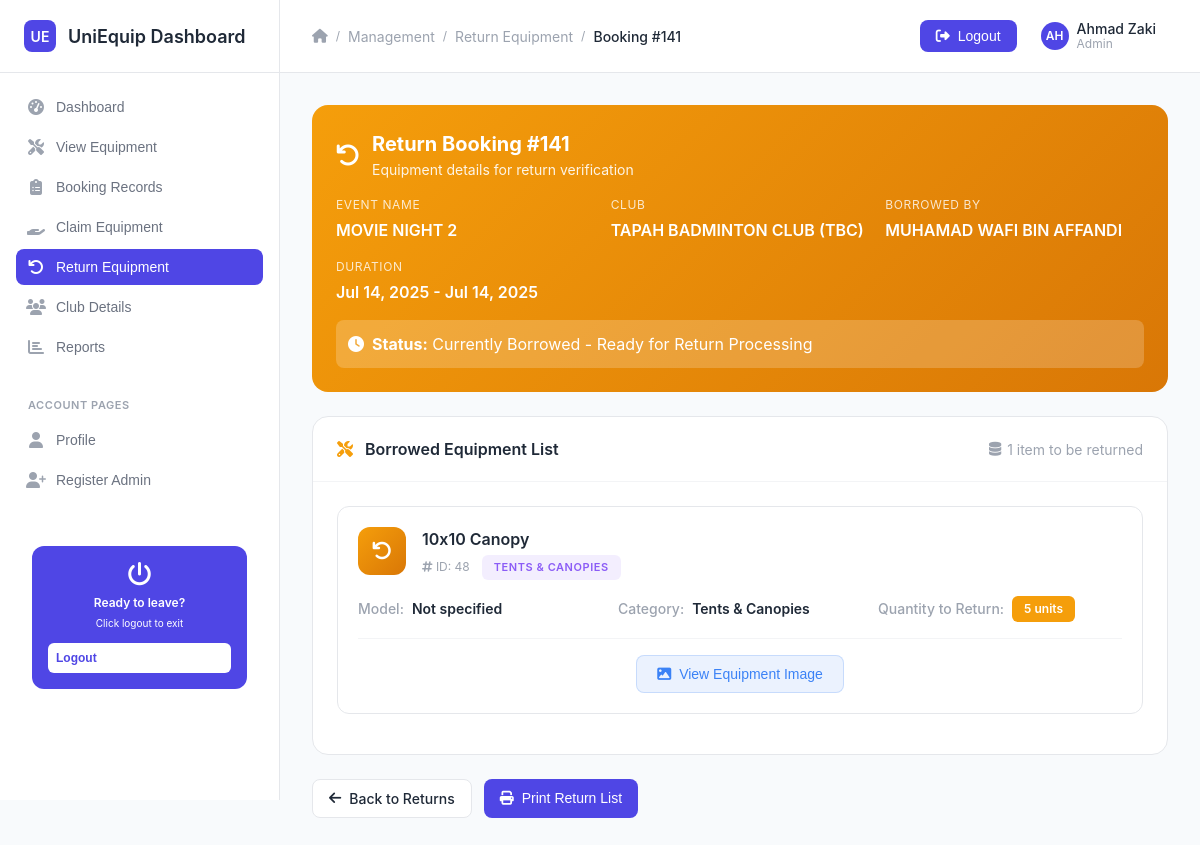
Screenshot of /return_view_equipment.php?id_booking=141 (signed in) with the database file from the repository.
### tables this page shows
CREATE TABLE `booking` (
  `id_booking` int(10) NOT NULL,
  `stud_num` int(10) NOT NULL,
  `staff_num` int(10) DEFAULT NULL,
  `event_name` varchar(50) NOT NULL,
  `status` varchar(50) NOT NULL,
  `start_date` date NOT NULL,
  `end_date` date NOT NULL,
  `club_name` varchar(50) NOT NULL,
  `return_date` date DEFAULT NULL
);

CREATE TABLE `user` (
  `stud_num` int(10) NOT NULL,
  `stud_name` varchar(100) NOT NULL,
  `stud_pass` varchar(50) NOT NULL,
  `stud_tel` varchar(50) NOT NULL,
  `stud_email` varchar(50) NOT NULL,
  `course_code` varchar(50) NOT NULL,
  `faculty` varchar(50) NOT NULL
);

CREATE TABLE `booking_equipment` (
  `id_equipment` int(11) NOT NULL,
  `id_booking` int(11) NOT NULL,
  `qty` int(11) NOT NULL
);

CREATE TABLE `equipment` (
  `id_equipment` int(11) NOT NULL,
  `name` varchar(50) NOT NULL,
  `category` varchar(50) NOT NULL,
  `status` varchar(50) NOT NULL,
  `qty` int(11) NOT NULL,
  `model` varchar(50) DEFAULT NULL,
  `picture` varchar(255) DEFAULT NULL
);

### return_view_equipment.php (the view, shortened to what this page needs)
<?php
include("db.php");
$staff_name = $_SESSION['staff_name'] ?? "Admin User";
$id_booking = $_GET['id_booking'];
$booking_stmt = $connect->prepare("
    SELECT b.id_booking, b.event_name, b.club_name, b.start_date, b.end_date, u.stud_name
    FROM booking b
    JOIN user u ON b.stud_num = u.stud_num
    WHERE b.id_booking = ?
");
$booking_stmt->bind_param("i", $id_booking);
$booking_stmt->execute();
$booking_result = $booking_stmt->get_result();
$booking_info = $booking_result->fetch_assoc();
$stmt = $connect->prepare("
    SELECT
        e.id_equipment,
        e.name AS equipment_name,
        e.model,
        e.category,
        e.picture,
        be.qty
    FROM booking_equipment be
    JOIN equipment e ON be.id_equipment = e.id_equipment
    WHERE be.id_booking = ?
");
$stmt->bind_param("i", $id_booking);
$stmt->execute();
$result = $stmt->get_result();
?>
<!DOCTYPE html>
<html lang="en">
<head>
    <link href="https://cdnjs.cloudflare.com/ajax/libs/font-awesome/6.4.0/css/all.min.css" rel="stylesheet">
    <link href="style.css" rel="stylesheet">
</head>
<body>
    <div class="dashboard-container">
        <div class="sidebar">
            <div class="sidebar-header">
                <div class="sidebar-logo">UE</div>
                <div class="sidebar-title">UniEquip Dashboard</div>
            </div>
            <div class="sidebar-nav">
                <div class="nav-section">
                    <div class="nav-item">
                        <form action="admin_dashboard.php" method="post" style="margin: 0;">
                            <button type="submit" class="nav-link">
                                <div class="nav-icon"><i class="fas fa-tachometer-alt"></i></div>
                                Dashboard
                            </button>
                        </form>
                    </div>
                    <div class="nav-item">
                        <form action="admin_view_equipment.php" method="post" style="margin: 0;">
                            <button type="submit" class="nav-link">
                                <div class="nav-icon"><i class="fas fa-tools"></i></div>
                                View Equipment
                            </button>
                        </form>
                    </div>
                    <div class="nav-item">
                        <form action="admin_view_record.php" method="post" style="margin: 0;">
                            <button type="submit" class="nav-link">
                                <div class="nav-icon"><i class="fas fa-clipboard-list"></i></div>
                                Booking Records
                            </button>
                        </form>
                    </div>
                    <div class="nav-item">
                        <form action="claim_equipment.php" method="post" style="margin: 0;">
                            <button type="submit" class="nav-link">
                                <div class="nav-icon"><i class="fas fa-hand-holding"></i></div>
                                Claim Equipment
                            </button>
                        </form>
                    </div>
                    <div class="nav-item">
                        <form action="return_equipment.php" method="post" style="margin: 0;">
                            <button type="submit" class="nav-link active">
                                <div class="nav-icon"><i class="fas fa-undo"></i></div>
                                Return Equipment
                            </button>
                        </form>
                    </div>
                    <div class="nav-item">
                        <form action="view_club.php" method="post" style="margin: 0;">
                            <button type="submit" class="nav-link">
                                <div class="nav-icon"><i class="fas fa-users"></i></div>
                                Club Details
                            </button>
                        </form>
                    </div>
                    <div class="nav-item">
                        <form action="report.php" method="post" style="margin: 0;">
                            <button type="submit" class="nav-link">
                                <div class="nav-icon"><i class="fas fa-chart-bar"></i></div>
                                Reports
                            </button>
                        </form>
                    </div>
                </div>
                <div class="nav-section">
                    <div class="nav-section-title">ACCOUNT PAGES</div>
                    <div class="nav-item">
                        <form action="admin_profile.php" method="post" style="margin: 0;">
                            <button type="submit" class="nav-link">
                                <div class="nav-icon"><i class="fas fa-user"></i></div>
                                Profile
                            </button>
                        </form>
                    </div>
                    <div class="nav-item">
                        <form action="rgstaff.php" method="post" style="margin: 0;">
                            <button type="submit" class="nav-link">
                                <div class="nav-icon"><i class="fas fa-user-plus"></i></div>
                                Register Admin
                            </button>
                        </form>
                    </div>
                </div>
                <div style="margin-top: auto; padding: 16px;">
                    <div style="background: #4f46e5; border-radius: 12px; padding: 16px; text-align: center; color: white;">
                        <i class="fas fa-power-off" style="font-size: 24px; margin-bottom: 8px;"></i>
                        <div style="font-size: 12px; font-weight: 600; margin-bottom: 4px;">Ready to leave?</div>
                        <div style="font-size: 10px; margin-bottom: 12px;">Click logout to exit</div>
                        <button onclick="showLogoutConfirm()" class="btn btn-primary btn-sm" style="background: white; color: #4f46e5; width: 100%; border: none; padding: 8px; border-radius: 6px; font-weight: 600; cursor: pointer;">
                            Logout
                        </button>
                    </div>
                </div>
            </div>
        </div>
        <div class="main-content">
            <div class="top-header">
                <div class="header-left">
                    <div class="breadcrumb">
                        <i class="fas fa-home"></i>
                        <span class="breadcrumb-separator">/</span>
                        <span class="breadcrumb-item">Management</span>
                        <span class="breadcrumb-separator">/</span>
                        <a href="return_equipment.php" class="breadcrumb-item">Return Equipment</a>
                        <span class="breadcrumb-separator">/</span>
                        <span class="breadcrumb-item active">Booking #<?= htmlspecialchars($id_booking) ?></span>
                    </div>
                </div>
                <div class="header-right">
                    <div class="header-actions">
                        <button onclick="showLogoutConfirm()" class="btn btn-primary" style="display: flex; align-items: center; gap: 8px;">
                            <i class="fas fa-sign-out-alt"></i>
                            Logout
                        </button>
                        <div class="user-menu">
                            <div class="user-avatar"><?php echo strtoupper(substr($staff_name, 0, 2)); ?></div>
                            <div class="user-info">
                                <div class="user-name"><?php echo $staff_name; ?></div>
                                <div class="user-role"><?php echo ucfirst($_SESSION['role'] ?? 'admin'); ?></div>
                            </div>
                        </div>
                    </div>
                </div>
            </div>
            <div class="content-area">
                <?php if ($booking_info): ?>
                    <div class="booking-info-card">
                        <div class="booking-info-header">
                            <i class="fas fa-undo" style="font-size: 24px;"></i>
                            <div>
                                <h2 style="margin: 0; font-size: 20px;">Return Booking #<?= htmlspecialchars($id_booking) ?></h2>
                                <p style="margin: 0; opacity: 0.9; font-size: 14px;">Equipment details for return verification</p>
                            </div>
                        </div>
                        <div class="booking-info-grid">
                            <div class="booking-info-item">
                                <div class="booking-info-label">Event Name</div>
                                <div class="booking-info-value"><?= htmlspecialchars($booking_info['event_name']) ?></div>
                            </div>
                            <div class="booking-info-item">
                                <div class="booking-info-label">Club</div>
                                <div class="booking-info-value"><?= htmlspecialchars($booking_info['club_name']) ?></div>
                            </div>
                            <div class="booking-info-item">
                                <div class="booking-info-label">Borrowed By</div>
                                <div class="booking-info-value"><?= htmlspecialchars($booking_info['stud_name']) ?></div>
                            </div>
                            <div class="booking-info-item">
                                <div class="booking-info-label">Duration</div>
                                <div class="booking-info-value">
                                    <?= date('M d, Y', strtotime($booking_info['start_date'])) ?> - <?= date('M d, Y', strtotime($booking_info['end_date'])) ?>
                                </div>
                            </div>
                        </div>
                        <div class="return-status">
                            <i class="fas fa-clock"></i>
                            <div>
                                <strong>Status:</strong> Currently Borrowed - Ready for Return Processing
                            </div>
                        </div>
                    </div>
                <?php endif; ?>
                <div class="table-container">
                    <div class="table-header">
                        <h2 class="table-title">
                            <i class="fas fa-tools" style="margin-right: 8px; color: var(--warning-color);"></i>
                            Borrowed Equipment List
                        </h2>
                        <div class="table-meta">
                            <i class="fas fa-database"></i>
                            <?php echo $result->num_rows; ?> item<?php echo $result->num_rows !== 1 ? 's' : ''; ?> to be returned
                        </div>
                    </div>
                    <?php if ($result->num_rows === 0): ?>
                        <div class="empty-state">
                            <i class="fas fa-tools"></i>
                            <h3>No Equipment Found</h3>
                            <p>No equipment items were found for this booking.</p>
                        </div>
                    <?php else: ?>
                        <div style="padding: 24px;">
                <?php while ($row = $result->fetch_assoc()): ?>
                                <div class="equipment-card">
                                    <div class="equipment-header">
                                        <div class="equipment-icon">
                                            <i class="fas fa-undo"></i>
                                        </div>
                                        <div class="equipment-details">
                                            <h3><?= htmlspecialchars($row['equipment_name']) ?></h3>
                                            <div class="equipment-meta">
                                                <span><i class="fas fa-hashtag"></i> ID: <?= htmlspecialchars($row['id_equipment']) ?></span>
                                                <span class="category-badge"><?= htmlspecialchars($row['category']) ?></span>
                                            </div>
                                        </div>
                                    </div>
                                    <div class="equipment-info">
                                        <div class="info-item">
                                            <span class="info-label">Model:</span>
                                            <span class="info-value"><?= htmlspecialchars($row['model'] ?? 'Not specified') ?></span>
                                        </div>
                                        <div class="info-item">
                                            <span class="info-label">Category:</span>
                                            <span class="info-value"><?= htmlspecialchars($row['category']) ?></span>
                                        </div>
                                        <div class="info-item">
                                            <span class="info-label">Quantity to Return:</span>
                                            <span class="quantity-badge"><?= $row['qty'] ?> unit<?= $row['qty'] !== 1 ? 's' : '' ?></span>
                                        </div>
                                    </div>
                                    <div class="image-section">
                            <?php
                            $imageFile = ltrim($row['picture'], 'uploads/');
                            $imagePath = 'uploads/' . $imageFile;
                            if (!empty($row['picture']) && file_exists($imagePath)): ?>
                                            <button onclick="openImageWindow('<?= $imagePath ?>')" class="btn-view-image">
                                                <i class="fas fa-image"></i>
                                                View Equipment Image
                                </button>
                            <?php endif; ?>
                                    </div>
                                </div>
                <?php endwhile; ?>
                        </div>
            <?php endif; ?>
                </div>
                <div style="display: flex; gap: 12px; margin-top: 24px;">
                    <a href="return_equipment.php" class="btn btn-secondary">
                        <i class="fas fa-arrow-left"></i>
                        Back to Returns
                    </a>
                    <button onclick="window.print()" class="btn btn-primary">
                        <i class="fas fa-print"></i>
                        Print Return List
                    </button>
                </div>
            </div>
        </div>
    </div>
</body>
</html>

### rows the page displays
booking: event_name "MOVIE NIGHT 2", club_name "TAPAH BADMINTON CLUB (TBC)", stud_num.stud_name "MUHAMAD WAFI BIN AFFANDI", start_date "Jul 14, 2025", end_date "Jul 14, 2025"
booking_equipment: id_equipment.name "10x10 Canopy", id_equipment.id_equipment "48", id_equipment.category "TENTS & CANOPIES", id_equipment.model "Not specified", id_equipment.category "Tents & Canopies", qty "5"

### other values shown
$id_booking "141"
substr($staff_name, 0, 2) "AH"
$staff_name "Ahmad Zaki"
$_SESSION['role'] "Admin"
$result->num_rows "1"
